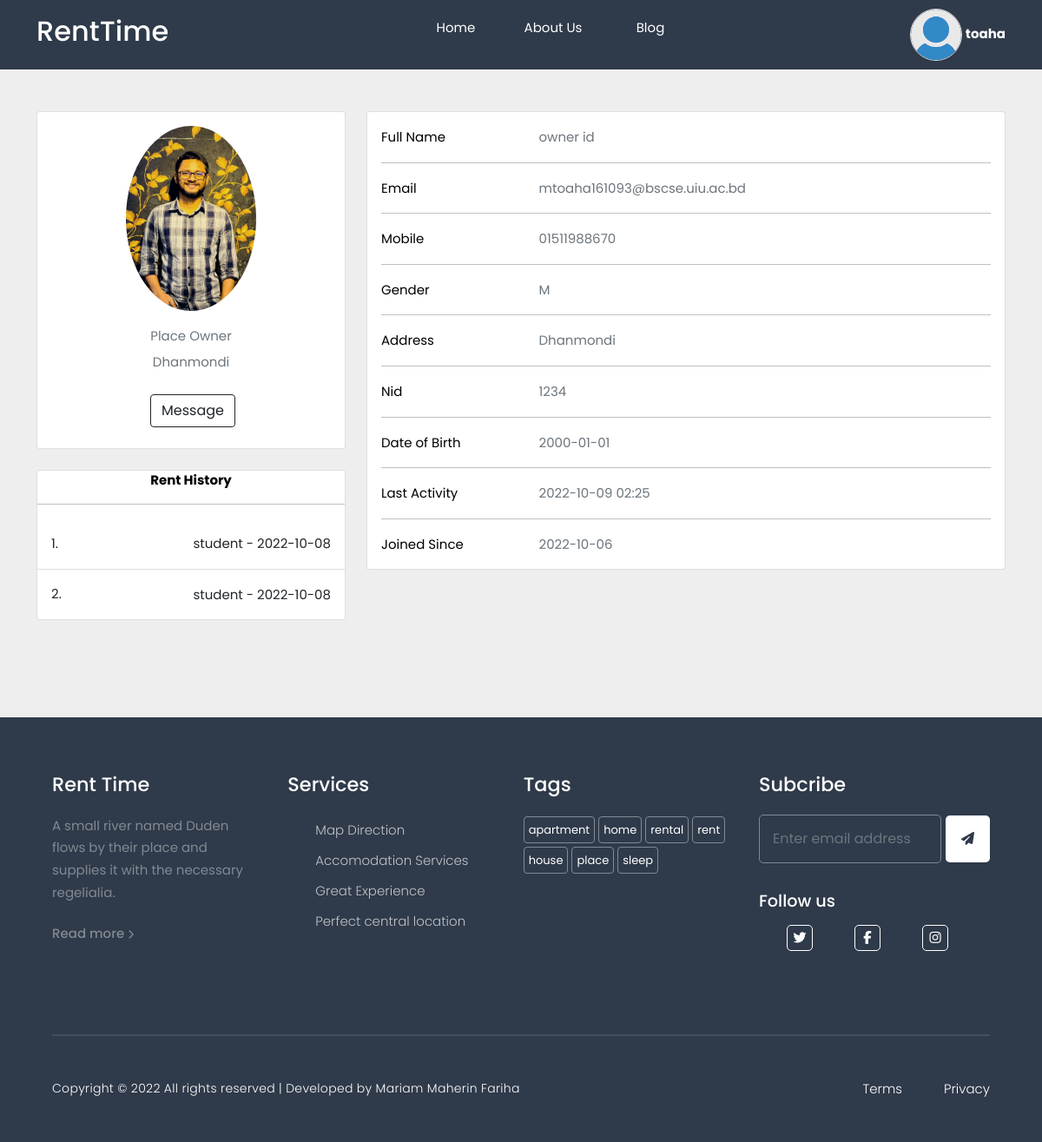
Page /profile/owner/ (signed in) on the committed database.
### app/models.py (models this page shows, shortened)
class User(AbstractUser):
    GENDER_CHOICES = (
        ('Male', 'Male'),
        ('Female', 'Female'),
        ('Other', 'Other')
    )
    is_renter = models.BooleanField(default = False)
    is_owner = models.BooleanField(default = False)
    gender = models.CharField(max_length=10, choices=GENDER_CHOICES, null=True, blank=True)
    nid = models.CharField(max_length=13, null=True, blank=True)
    mobile_No = models.CharField(max_length=11, null = False, blank=False)
    affiliation_name = models.CharField(max_length=20, null = True, blank=True)
    affiliation_id = models.CharField(max_length=20, null = True, blank=True)
    dob = models.DateTimeField(null=True,blank=True)
    present_address = models.CharField(max_length=255, blank=True)
    photo = models.ImageField(upload_to='images/', default='images/user.jpg', blank=True)
    def __str__(self):
        return self.username

class Request(models.Model):
    flat = models.ForeignKey('Rent', related_name='requested_rent', on_delete=models.CASCADE)
    renter = models.ForeignKey('User', related_name='requested_by', on_delete=models.CASCADE)
    is_roommate = models.BooleanField(default=False)
    is_accepted = models.BooleanField(default=False)
    is_deleted = models.BooleanField(default=False)
    created_date = models.DateTimeField(default=timezone.now)
    modified_date = models.DateField(null = True)

### app/views/rentapp.py (the view)
# urls.py: path('profile/<user>/',rentapp.UserProfile, name='user_profile'),
@login_required
def UserProfile(request, user):
    cur_user =  User.objects.get(username=user)
    if cur_user.is_renter:
        requests = Request.objects.filter(flat__in = list(Rent.objects.values_list('id', flat=True)), renter = cur_user, is_accepted = True)
    else:
        requests = Request.objects.filter(flat__in = list(Rent.objects.values_list('id', flat=True).filter(owner = cur_user)), is_deleted = False, is_accepted = True )
    context={
        'cur_user':cur_user,
        'requests':requests,
    }
    return render(request,'profile.html', context)

### templates/profile.html (shortened to what this page needs)
{% extends 'layout.html' %}
{% load static %}
{% load crispy_forms_tags %}
{% block content %}
<section style="background-color: #eee;">
  <div class="container">
    <div class="row">
      <div class="col-lg-4">
        <div class="card mb-4">
          <div class="card-body text-center">
            <img src="{{cur_user.photo.url}}" alt="avatar" class="rounded-circle img-fluid" style="width: 150px;">
            <p class="text-muted mb-1">{% if cur_user.is_renter %} Student {% else %} Place Owner {% endif %}</p>
            <p class="text-muted mb-4">{{cur_user.present_address}}</p>
            <div class="d-flex justify-content-center mb-2">
              <a href="/contact/{{cur_user}}"><button type="button" class="btn btn-outline-dark ms-1">Message</button></a>
            </div>
          </div>
        </div>
        <div class="card mb-4 mb-lg-0">
          <div class="card-body p-0">
            <center><b>Rent History</b></center>
            <hr>
            <ul class="list-group list-group-flush rounded-3">
              {% for req in requests %}
              <li class="list-group-item d-flex justify-content-between align-items-center p-3">
                <span>{{forloop.counter}}.</span>
                {% if cur_user.is_renter %}
                <p class="mb-0">{{req.flat.address}} - {{req.created_date | date:'Y-m-d' }}</p>
                {% else %}
                <p class="mb-0">{{req.renter}} - {{req.created_date | date:'Y-m-d' }}</p>
                {% endif %}
              </li>
              {% endfor %}
            </ul>
          </div>
        </div>
      </div>
      <div class="col-lg-8">
        <div class="card mb-4">
          <div class="card-body">
            <div class="row">
              <div class="col-sm-3">
                <p class="mb-0">Full Name</p>
              </div>
              <div class="col-sm-9">
                <p class="text-muted mb-0">{{cur_user.first_name}} {{cur_user.last_name}}</p>
              </div>
            </div>
            <hr>
            <div class="row">
              <div class="col-sm-3">
                <p class="mb-0">Email</p>
              </div>
              <div class="col-sm-9">
                <p class="text-muted mb-0">{{cur_user.email}}</p>
              </div>
            </div>
            <hr>
            <div class="row">
              <div class="col-sm-3">
                <p class="mb-0">Mobile</p>
              </div>
              <div class="col-sm-9">
                <p class="text-muted mb-0">{{cur_user.mobile_No}}</p>
              </div>
            </div>
            <hr>
            <div class="row">
              <div class="col-sm-3">
                <p class="mb-0">Gender</p>
              </div>
              <div class="col-sm-9">
                <p class="text-muted mb-0">{{cur_user.gender}}</p>
              </div>
            </div>
            <hr>
            <div class="row">
              <div class="col-sm-3">
                <p class="mb-0">Address</p>
              </div>
              <div class="col-sm-9">
                <p class="text-muted mb-0">{{cur_user.present_address}}</p>
              </div>
            </div>
            <hr>
            <div class="row">
              <div class="col-sm-3">
                <p class="mb-0">Nid</p>
              </div>
              <div class="col-sm-9">
                <p class="text-muted mb-0">{{cur_user.nid}}</p>
              </div>
            </div>
            <hr>
            <div class="row">
              <div class="col-sm-3">
                <p class="mb-0">Date of Birth</p>
              </div>
              <div class="col-sm-9">
                <p class="text-muted mb-0">{{cur_user.dob | date:'Y-m-d'}}</p>
              </div>
            </div>
            <hr>
            <div class="row">
              <div class="col-sm-3">
                <p class="mb-0">Last Activity</p>
              </div>
              <div class="col-sm-9">
                <p class="text-muted mb-0">{{cur_user.last_login | date:'Y-m-d H:i'}}</p>
              </div>
            </div>
            <hr>
            <div class="row">
              <div class="col-sm-3">
                <p class="mb-0">Joined Since</p>
              </div>
              <div class="col-sm-9">
                <p class="text-muted mb-0">{{cur_user.date_joined | date:'Y-m-d'}}</p>
              </div>
            </div>
          </div>
        </div>
      </div>
    </div>
  </div>
</section>
{% endblock %}

### templates/layout.html (shortened to what this page needs)
{% load static %}
<!DOCTYPE html>
<html lang="en">
<head>
    <link rel="stylesheet" href="https://unpkg.com/swiper@8/swiper-bundle.min.css" />
    <link rel="stylesheet" href="https://cdn.jsdelivr.net/npm/bootstrap@5.0.0/dist/css/bootstrap.min.css">
    <link rel="stylesheet" type="text/css" href="{% static 'style.css' %}">
<body>
    {% block nav %}
    <header>
        <nav>
            <div class="container">
                <a href="{% url 'home' %}">
                    <h3>RentTime</h3>
                </a>
                <ul id="nav-items">
                    <li><a href="{% url 'home' %}">Home</a></li>
                    <li><a href="/about/">About Us</a></li>
                    <li><a href="/blogs/">Blog</a></li>
                {% if user.is_authenticated %}
                </ul>
                <div class="profile-icon" onclick="settingsMenuToggle()">
                    <img src="{{user.photo.url}}" alt="Avater">
                    <b style="color: white;">{{user}}</b>
                </div>
                {% else %}
                    <li>
                        <a href="{% url 'login' %}">LogIn</a>
                    </li>
                </ul>
                {% endif %}
            </div>
        </nav>
    </header>
    {% endblock %}
    {% block content %}
    {% endblock %}
    <footer id="footer">
        <div class="container">
            <div class="intro">
                <h4 class="footer-title"><a href="#" class="logo">Rent Time</a></h4>
                <p>A small river named Duden flows by their place and supplies it with the necessary regelialia.</p>
                <a href="/about/">Read more <span class="fa fa-chevron-right" style="font-size: 11px;"></span></a>
            </div>
            <div class="Services">
                <h4 class="footer-title">Services</h4>
                <ul>
                    <li><a href="#">Map Direction</a></li>
                    <li><a href="#">Accomodation Services</a></li>
                    <li><a href="#">Great Experience</a></li>
                    <li><a href="#">Perfect central location</a></li>
                </ul>
            </div>
            <div class="tag-cloud">
                <h4 class="footer-title">Tags</h4>
                <div class="short-link">
                    <a href="#" class="tag-cloud-link">apartment</a>
                    <a href="#" class="tag-cloud-link">home</a>
                    <a href="#" class="tag-cloud-link">rental</a>
                    <a href="#" class="tag-cloud-link">rent</a>
                    <a href="#" class="tag-cloud-link">house</a>
                    <a href="#" class="tag-cloud-link">place</a>
                    <a href="#" class="tag-cloud-link">sleep</a>
                </div>
            </div>
            <div class="subscribe">
                <div class="subscribeWrapper">
                    <h4 class="footer-title">Subcribe</h4>
                    <form action="#" class="subscribe-form">
                        <input type="email" class="form-control rounded-left" placeholder="Enter email address"
                            required>
                        <button type="submit"><i class="fa fa-paper-plane"></i></button>
                    </form>
                </div>
                <div id="social-links">
                    <h4>Follow us</h4>
                    <ul>
                        <li><a href="#"><span class="fa fa-twitter"></span></a></li>
                        <li><a href="#"><span class="fa fa-facebook"></span></a></li>
                        <li><a href="#"><span class="fa fa-instagram"></span></a></li>
                    </ul>
                </div>
            </div>
        </div>
        <div class="container hrtag">
            <hr>
        </div>
        <div class="copyright-message-and-privacy">
            <div class="container copyright-box">
                <div class="copyright-message">
                    <p>
                        Copyright &copy; 2022 All rights reserved | Developed by Mariam Maherin Fariha
                    </p>
                </div>
                <div class="terms-privacy">
                    <p>
                        <a href="#">Terms</a>
                        <a href="#">Privacy</a>
                    </p>
                </div>
            </div>
        </div>
    </footer>
</body>
</html>

### static/style.css (style rules this page uses)
* { padding: 0; margin: 0; font-family: 'Poppins', sans-serif; text-decoration: none; border: none; outline: none; box-sizing: border-box; list-style-type: none; }
:root { --body-color: #efefef; --nav-color: #2f3a4a; --bg-color: #fff; --custom-shadow: 0 3px 8px rgb(0 0 0 / 12%), 0 3px 1px rgb(0 0 0 / 4%); }
a { color: #525252; }
body { background-color: var(--bg-color); transition: background 0.3s; color: #000; max-width: 100vw; font-size: 15px; }
img { max-width: 100%; }
html { scroll-behavior: smooth; scroll-padding-top: 5rem; }
h1, h2, h3, h4, h5 { color: #000; }
h3 { font-size: 1.6rem; }
h4 { font-size: 1.2rem; }
p { line-height: 1.6rem; }
.container { width: 95%; margin: 0 auto; }
section { padding: 3rem 0 7rem; max-width: 100%; overflow-x: hidden; }
button { background: transparent; }
header { position: sticky; top: 0; z-index: 100; }
nav .container a h3 { color: #fff; font-size: 2rem; }
nav { display: flex; align-items: center; justify-content: center; background-color: var(--nav-color); height: 5rem; width: 100%; }
nav .container { display: flex; justify-content: space-between; align-items: center; height: 100% }
nav .container ul { display: flex; height: 100%; }
nav .container ul li { transition: all 0.3s ease; }
nav .container ul li a { width: 7rem; height: 100%; display: flex; justify-content: center; align-items: center; color: #fff; transition: all ease 0.3s; }
#footer { background-color: #2f3a4a; }
#footer .container { width: 90%; display: grid; grid-template-columns: repeat(4, 1fr); gap: 2rem; padding: 4rem 0 0; }
h4.footer-title, h4.footer-title a { color: #fff; font-weight: 500; font-size: 1.4rem; margin-bottom: 1.3rem; }
.intro p { color: #828992; margin-bottom: 1.5rem; }
.intro a { color: #828992; font-weight: 500; }
.Services ul li a { color: rgba(255, 255, 255, .7); line-height: 35px; }
.Services ul li a { color: rgba(255, 255, 255, .7); line-height: 35px; font-weight: 300; }
.short-link .tag-cloud-link { padding: 5px; border: 1px solid #828992; line-height: 35px; color: #fff; font-size: 13px; border-radius: 4px; transition: all 0.3s ease; }
.subscribe .subscribeWrapper .subscribe-form { display: flex; align-items: center; gap: 0.3rem; }
.subscribe { display: flex; flex-direction: column; gap: 2rem; }
.subscribe .subscribeWrapper .subscribe-form input, .subscribe .subscribeWrapper .subscribe-form button { background: transparent; border: 1px solid #828992; padding: 15px; border-radius: 5px; color: #fff; }
.subscribe .subscribeWrapper .subscribe-form button { background-color: #fff; color: #2f3a4a; cursor: pointer; border: none; padding: 16px 18px; }
.subscribe #social-links h4 { color: #fff; font-weight: 500; margin-bottom: 1rem; }
.subscribe #social-links ul { display: flex; align-items: center; }
.subscribe #social-links ul li a span { color: #fff; margin-right: 3rem; padding: 5px; border: 1px solid #fff; width: 30px; height: 30px; display: flex; justify-content: center; align-items: center; border-radius: 5px; transition: all 0.3s ease; }
#footer .hrtag { display: block; }
#footer .hrtag hr { border: 0.5px solid #828992; }
#footer .copyright-box { display: flex; justify-content: space-between; align-items: center; padding: 2rem 0 2rem; }
.copyright-message { color: #fff; letter-spacing: 0.3px; font-weight: 300; font-size: 14px; }
.terms-privacy p { display: flex; align-items: center; gap: 3rem; }
.terms-privacy p a { color: #fff; font-weight: 300; }
nav .container .profile-icon img { width: 60px; height: 60px; border: 1px solid #ddd; border-radius: 50%; cursor: pointer; }

### templates/layout.html (style rules this page uses)
a { text-decoration: none; }

### rows in the picture
User: photo (placeholder picture), username "toaha"
User: photo (picture), present_address "Dhanmondi", first_name "owner", last_name "id", email "mtoaha161093@bscse.uiu.ac.bd", mobile_No "01511988670", gender "M", nid "1234", dob "2000-01-01", last_login "2022-10-09 02:25", date_joined "2022-10-06"
Request: renter "student", created_date "2022-10-08"
Request: renter "student", created_date "2022-10-08"
